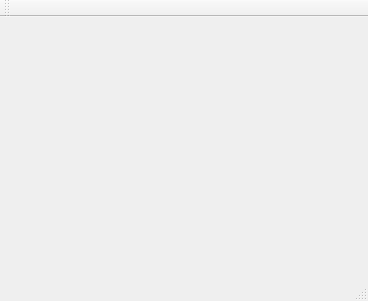
<?xml version="1.0" encoding="UTF-8"?>
<ui version="4.0">
 <class>MainWindow</class>
 <widget class="QMainWindow" name="MainWindow">
  <property name="geometry">
   <rect>
    <x>0</x>
    <y>0</y>
    <width>368</width>
    <height>301</height>
   </rect>
  </property>
  <property name="windowTitle">
   <string>MainWindow</string>
  </property>
  <widget class="QWidget" name="centralWidget">
   <layout class="QGridLayout" name="gridLayout">
    <item row="0" column="0">
     <widget class="QWidget" name="wgtDatePicker" native="true"/>
    </item>
   </layout>
  </widget>
  <widget class="QMenuBar" name="menuBar">
   <property name="geometry">
    <rect>
     <x>0</x>
     <y>0</y>
     <width>368</width>
     <height>22</height>
    </rect>
   </property>
  </widget>
  <widget class="QToolBar" name="mainToolBar">
   <attribute name="toolBarArea">
    <enum>TopToolBarArea</enum>
   </attribute>
   <attribute name="toolBarBreak">
    <bool>false</bool>
   </attribute>
  </widget>
  <widget class="QStatusBar" name="statusBar"/>
 </widget>
 <layoutdefault spacing="6" margin="11"/>
 <resources/>
 <connections/>
</ui>
